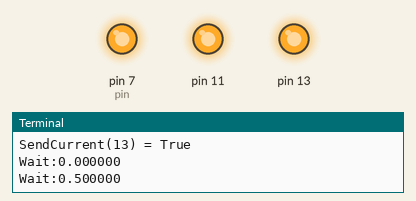
A program run on a simulated Raspberry Pi (header pin numbers). Parts: output pins drawn as LEDs (lit = HIGH), the last lines printed to the terminal. At 23.8 s the program stops and its outputs stay as they are.

Above: at 0.2 s.
At 0.62 s:
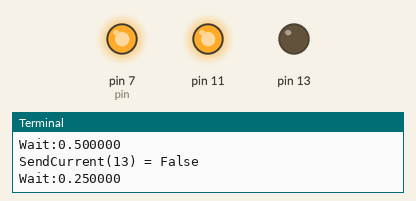
At 1.88 s:
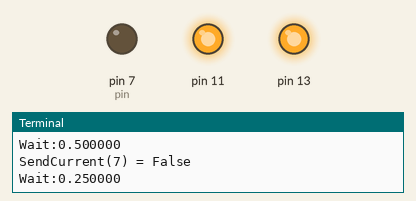
At 2.13 s:
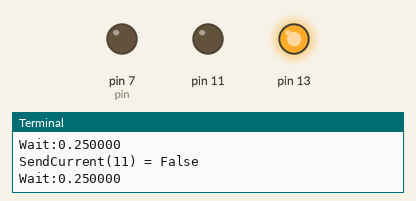
At 3.38 s:
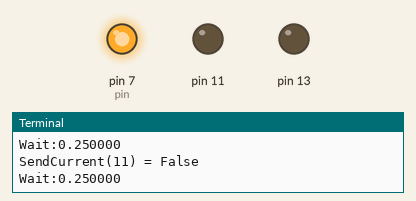
At 4.88 s:
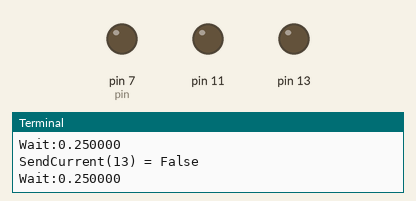
Timing chart, 0 to 5.8 s (numbered marks = the images above):
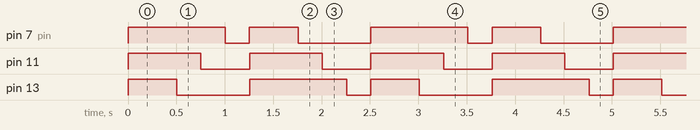

Measured:
- by itself, pin 7 (pin): repeats every 2.5 s: LOW 0.25 s, HIGH 0.50 s, LOW 0.75 s, HIGH 1.0 s
- by itself, pin 11: alternates HIGH for 0.75 s and LOW for 0.50 s, 38 changes in all, then stays LOW
- by itself, pin 13: repeats every 2.5 s: LOW 0.75 s, HIGH 1.0 s, LOW 0.25 s, HIGH 0.50 s

The program:

LedLighter2.py
```python
import RPi.GPIO as GPIO
import time

class Board(object):

	def Trace(self, m):
		print(m)

	def __init__(self):
		self.Trace("Init board")
		GPIO.setmode(GPIO.BOARD) ## Use board pin numbering

	def SetPinOut(self, pin):
		self.Trace("Set pin:%d" % (pin))
		GPIO.setup(pin, GPIO.OUT) # Setup GPIO Pin x to OUT

	def Done(self):
		self.Trace("Done board")
		GPIO.cleanup()

	def SendCurrent(self, pin, onOff):
		self.Trace("SendCurrent(%d) = %s" % (pin, onOff))
		GPIO.output(pin, onOff)

	def Wait(self, seconds):
		self.Trace("Wait:%f" % (seconds))
		time.sleep(seconds)

def DemoPin7Only():
    pin = 7
    board = Board()
    board.SetPinOut(pin)

    for i in range(1, 32):
            board.Trace("Loop:%d" % (i))
            board.SendCurrent(pin, True)
            board.Wait(i/100.0)
            board.SendCurrent(pin, False)
            board.Wait(i/100.0)

    board.Done()

def DemoMultiplePins():
    pins = [7, 11, 13]
    board = Board()
    for pin in pins:
        board.SetPinOut(pin)

    for i in range(1, 32):
        board.Trace("Loop:%d" % (i))
        for pin in pins:
            board.SendCurrent(pin, True)
        board.Wait(i/100.0)
        for pin in pins:
            board.SendCurrent(pin, False)
        board.Wait(i/100.0)

    board.Done()


# Init global board
board = Board()

# ---------------------------------------------
# Turn on/off all pins and wait after each pin
# if requested
def AllPins(pins, state, wait = 0):
    for pin in pins:
        board.SendCurrent(pin, state)
        board.Wait(wait)

# ---------------------------------------------
#
def DemoChristmasTree():
    pins  = [7, 11, 13]
    pinRs = list(pins)
    pinRs.reverse()
    wait  = 0.5

    for pin in pins:
        board.SetPinOut(pin)

    for i in range(1, 20):
        board.Trace("Loop:%d" % (i))
        AllPins(pins, True)
        board.Wait(wait)
        if(i % 2 == 0):
            AllPins(pins, False, wait/2)
        else:
            AllPins(pinRs, False, wait/2)

    AllPins(pins, False)
    board.Done()

DemoChristmasTree()
```
